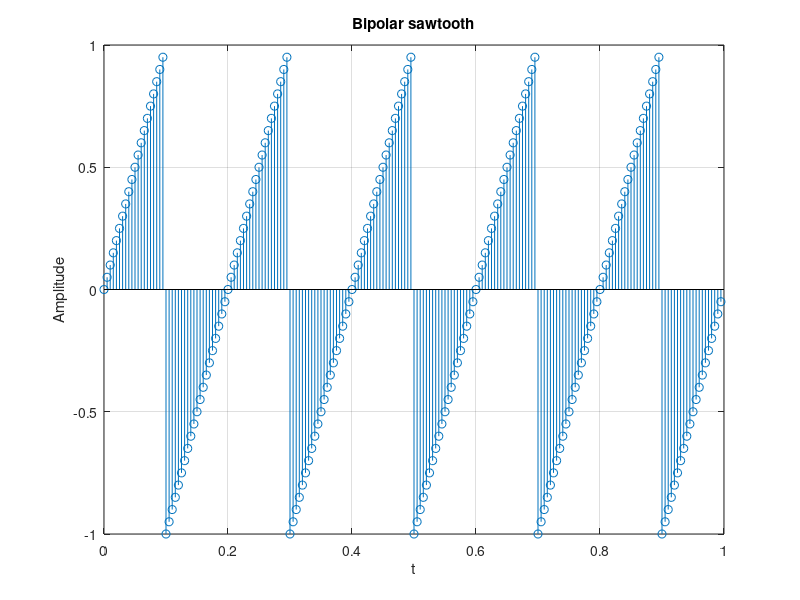

Write MATLAB code to recreate this figure.
% assignment 4 q 4
%% clear
clc;
clear all;
close all;

%% generating sequence
% take frequency
f = abs(input('Frequency : '));
% period
p = 1/f;

% single cycle of wave
cycle = [(0:1/20:19/20) (-1:1/20:-1/20)];
% sawtooth
y = [];
% loop to generate wave upto 5 cycles
for i = 1:5
    % appending a cycle to wave
    y = [y cycle];
end

% set n range
t = 0:p/40:5*p-p/40;

%% plot actual waves
stem(t,y);
title('Bipolar sawtooth');
xlabel('t');
ylabel('Amplitude');
grid on;